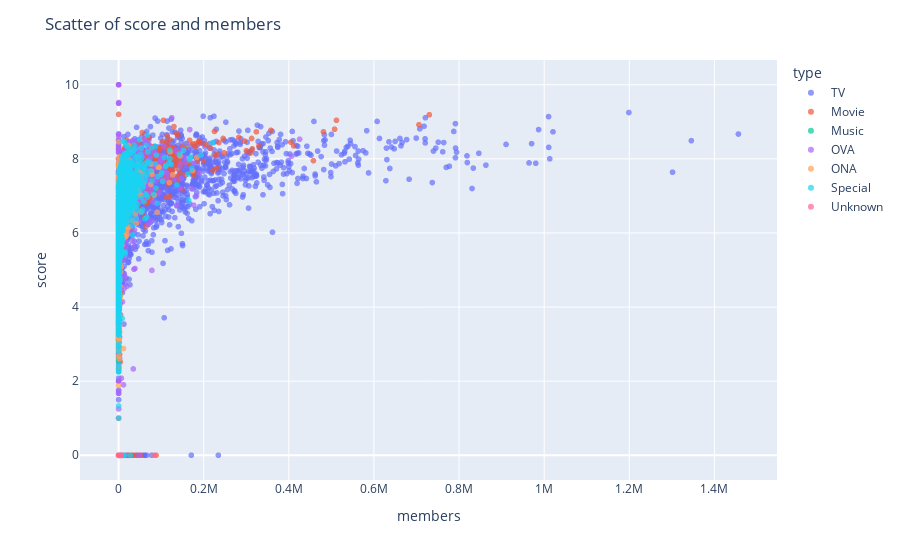

The cell this chart's notebook holds for it:
### Markdown cell above
### Scatter

### Code cell
x_var = 'members'
y_var = 'score' 
color = 'type'
# size = 'rank' # favourites fillna

fig = px.scatter(
    df,
    x=x_var,
    y=y_var,
    color=color,
    # size=size,
    opacity=0.7
)

fig.update_layout(
    title=f'Scatter of {y_var} and {x_var}',
    xaxis_title=x_var,
    yaxis_title=y_var,
)

fig.show()

### Figure 1 — Plotly figure (JSON) as saved in the notebook; plotly's stock layout.template omitted (floating-point values rounded to 4 significant figures; data arrays with more than 128 entries replaced by an {"elided": "..."} marker saying what was removed)
{"data": [{"hovertemplate": "type=TV<br>members=%{x}<br>score=%{y}<extra></extra>", "legendgroup": "TV", "marker": {"color": "#636efa", "opacity": 0.7, "symbol": "circle"}, "mode": "markers", "name": "TV", "showlegend": true, "type": "scattergl", "x": {"elided": "4271 int values"}, "xaxis": "x", "y": {"elided": "4271 float values"}, "yaxis": "y"}, {"hovertemplate": "type=Movie<br>members=%{x}<br>score=%{y}<extra></extra>", "legendgroup": "Movie", "marker": {"color": "#EF553B", "opacity": 0.7, "symbol": "circle"}, "mode": "markers", "name": "Movie", "showlegend": true, "type": "scattergl", "x": {"elided": "2624 int values"}, "xaxis": "x", "y": {"elided": "2624 float values"}, "yaxis": "y"}, {"hovertemplate": "type=Music<br>members=%{x}<br>score=%{y}<extra></extra>", "legendgroup": "Music", "marker": {"color": "#00cc96", "opacity": 0.7, "symbol": "circle"}, "mode": "markers", "name": "Music", "showlegend": true, "type": "scattergl", "x": {"elided": "849 int values"}, "xaxis": "x", "y": {"elided": "849 float values"}, "yaxis": "y"}, {"hovertemplate": "type=OVA<br>members=%{x}<br>score=%{y}<extra></extra>", "legendgroup": "OVA", "marker": {"color": "#ab63fa", "opacity": 0.7, "symbol": "circle"}, "mode": "markers", "name": "OVA", "showlegend": true, "type": "scattergl", "x": {"elided": "3608 int values"}, "xaxis": "x", "y": {"elided": "3608 float values"}, "yaxis": "y"}, {"hovertemplate": "type=ONA<br>members=%{x}<br>score=%{y}<extra></extra>", "legendgroup": "ONA", "marker": {"color": "#FFA15A", "opacity": 0.7, "symbol": "circle"}, "mode": "markers", "name": "ONA", "showlegend": true, "type": "scattergl", "x": {"elided": "1144 int values"}, "xaxis": "x", "y": {"elided": "1144 float values"}, "yaxis": "y"}, {"hovertemplate": "type=Special<br>members=%{x}<br>score=%{y}<extra></extra>", "legendgroup": "Special", "marker": {"color": "#19d3f3", "opacity": 0.7, "symbol": "circle"}, "mode": "markers", "name": "Special", "showlegend": true, "type": "scattergl", "x": {"elided": "1948 int values"}, "xaxis": "x", "y": {"elided": "1948 float values"}, "yaxis": "y"}, {"hovertemplate": "type=Unknown<br>members=%{x}<br>score=%{y}<extra></extra>", "legendgroup": "Unknown", "marker": {"color": "#FF6692", "opacity": 0.7, "symbol": "circle"}, "mode": "markers", "name": "Unknown", "showlegend": true, "type": "scattergl", "x": [5801, 6265, 1674, 2925, 2177, 684, 957, 948, 3984, 1703, 204, 725, 696, 6019, 666, 1087, 214, 696, 854, 83271, 784, 6185, 1294, 144, 265, 1424, 355, 33, 9, 367], "xaxis": "x", "y": [0, 0, 0, 0, 0, 0, 0, 0, 0, 0, 0, 0, 0, 0, 0, 0, 0, 0, 0, 0, 0, 0, 0, 0, 0, 0, 0, 0, 0, 0], "yaxis": "y"}], "layout": {"legend": {"title": {"text": "type"}, "tracegroupgap": 0}, "margin": {"t": 60}, "title": {"text": "Scatter of score and members"}, "xaxis": {"anchor": "y", "domain": [0, 1], "title": {"text": "members"}}, "yaxis": {"anchor": "x", "domain": [0, 1], "title": {"text": "score"}}}}
